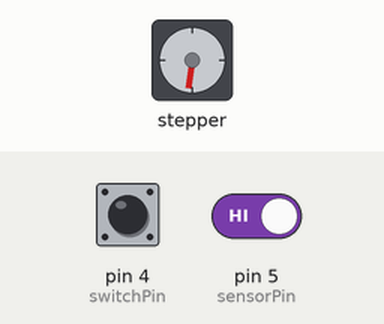
The sketch below on a simulated Arduino Uno, built with avr-gcc and run on an emulated ATmega328P. Parts: stepper motor. Wiring (inferred from the names in the program): stepper motor driver (200 steps per turn assumed): step pin 2; direction pin 3; enable pin 6. Inputs (shaded band) come from the test bench; at power-on: pin 4 (switchPin) HIGH, pin 5 (sensorPin) HIGH.

Above: at 1.25 s.
1.3 s: pin 4 (switchPin) pulled LOW for 0.15 s
At 1.46 s:
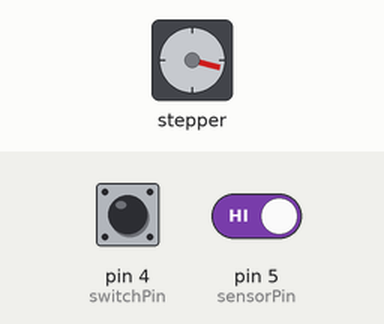
4.3 s: pin 5 (sensorPin) driven LOW
At 4.5 s:
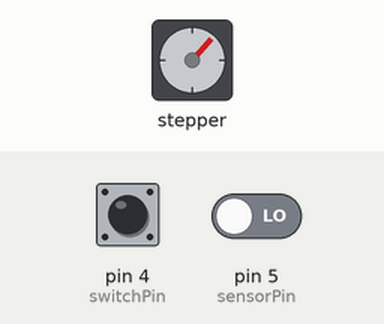
7.3 s: pin 4 (switchPin) pulled LOW for 1 s
At 7.3 s:
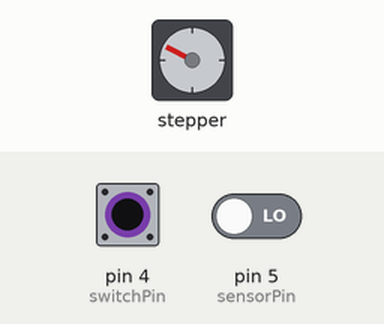
11.3 s: pin 4 (switchPin) pulsed LOW 2 times (0.12 s each, 0.3 s apart)
Timing chart, 0 to 15.9 s (numbered marks = the images above; inputs shaded):
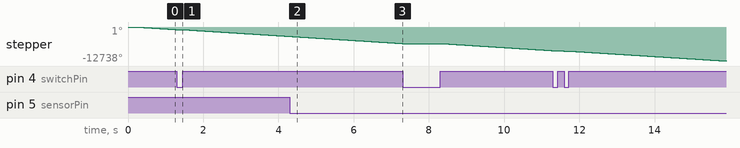

The sketch:

INDJ_UVTRACE_04_ENACONTROL_250731_01.ino
```cpp
const int stepPin    = 2;
const int dirPin     = 3;
const int switchPin  = 4;   // LED 开关
const int sensorPin  = 5;   // 光电传感器
const int enaPin     = 6;   // ENA 控制

bool currentDir = HIGH;
bool lastSensorState = LOW;

void setup() {
  pinMode(stepPin, OUTPUT);
  pinMode(dirPin, OUTPUT);
  pinMode(switchPin, INPUT_PULLUP);
  pinMode(sensorPin, INPUT_PULLUP);
  pinMode(enaPin, OUTPUT);

  digitalWrite(dirPin, currentDir);   // 初始方向
  digitalWrite(enaPin, HIGH);         // 默认禁止（防止上电立即通电）
}

void loop() {
  bool switchState = digitalRead(switchPin);
  bool sensorState = digitalRead(sensorPin);

  if (switchState == HIGH) {
    // 开关按下：启动电机
    digitalWrite(enaPin, LOW);  // 启用驱动器

    // 脉冲驱动
    digitalWrite(stepPin, HIGH);
    delayMicroseconds(1000);
    digitalWrite(stepPin, LOW);
    delayMicroseconds(1000);

    // 光电状态变化：LOW → HIGH（被遮挡）
    if (sensorState == HIGH && lastSensorState == LOW) {
      currentDir = !currentDir;               // 换方向
      digitalWrite(dirPin, currentDir);
      delay(200);                             // 防抖
    }

    lastSensorState = sensorState;  // 更新状态
  } else {
    // 开关未按下：停止脉冲 + 禁用驱动器
    digitalWrite(enaPin, HIGH);  // 关闭驱动器输出
  }
}
```
